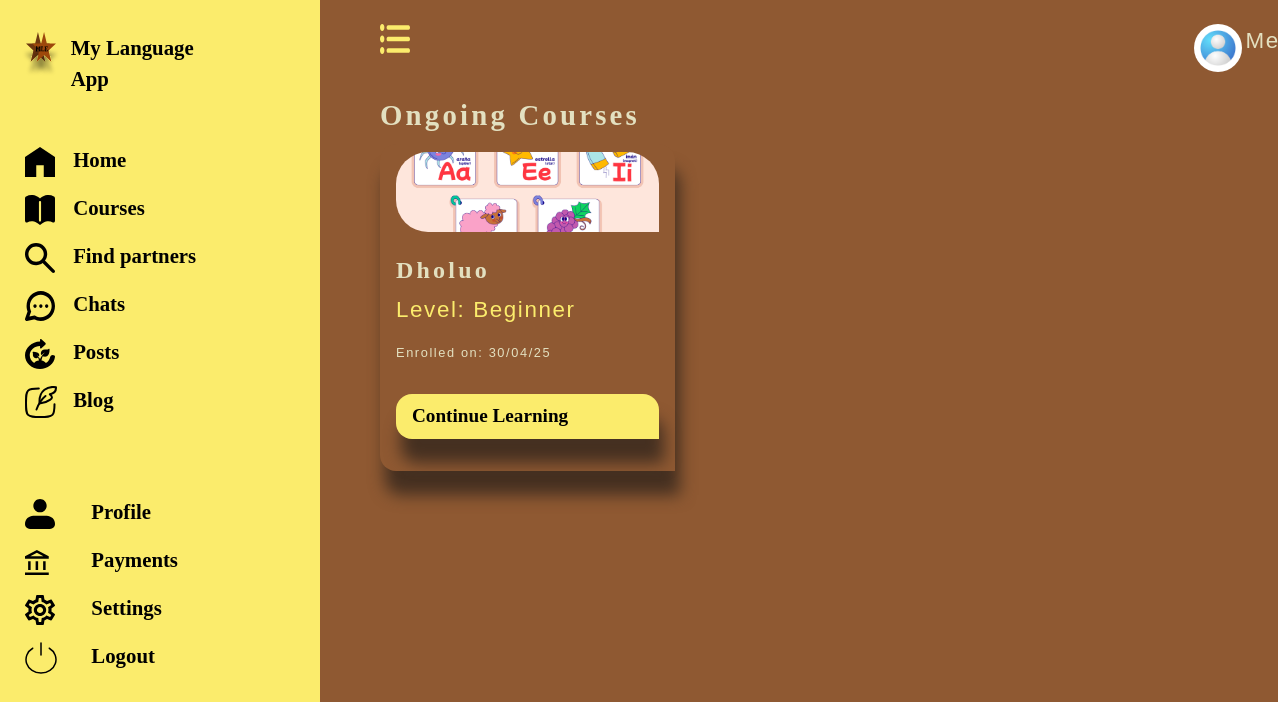
Page /courses/ongoing-courses/ (signed in) on the earlier database version.
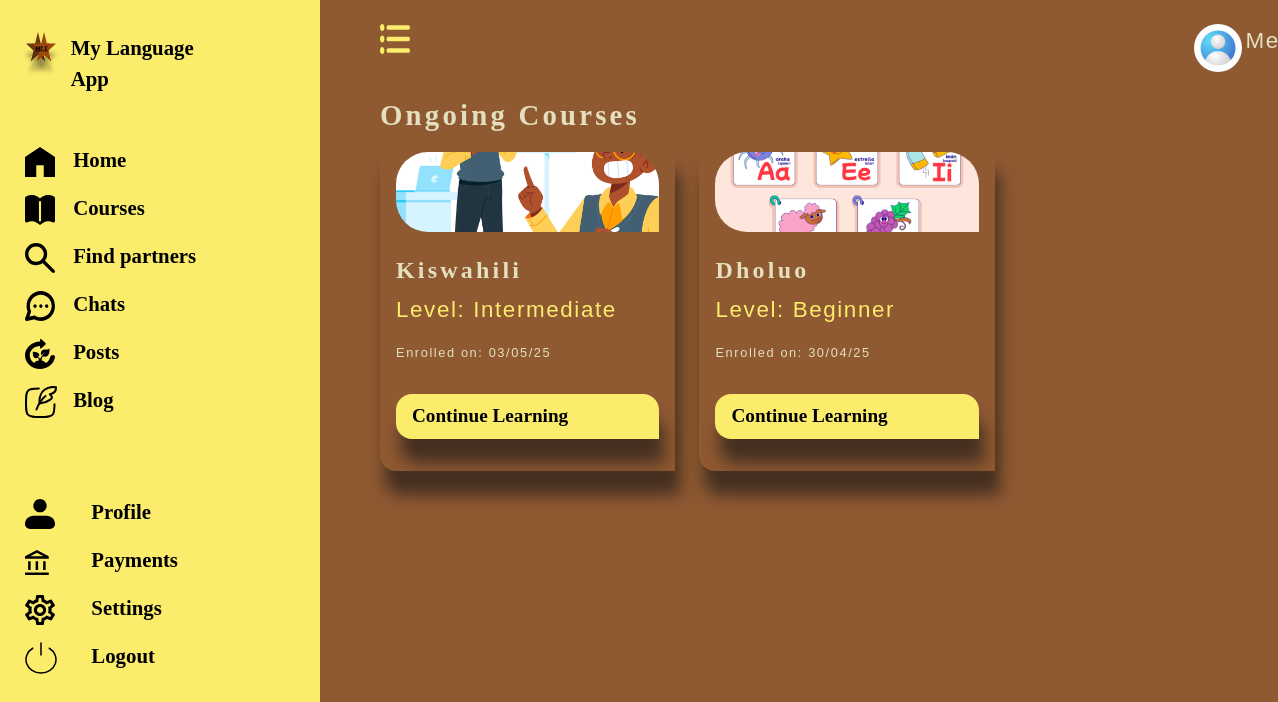
Same page on the later database version.
### lang_app/models.py (models this page shows, shortened)
class EnrolledCourses(models.Model):
    course_name=models.ForeignKey(Course,on_delete=models.CASCADE, related_name='courses')
    course_level =models.CharField(choices=LEVEL_CHOICES, max_length=255, default='beginner')
    student=models.ForeignKey(MyUser,on_delete=models.CASCADE, related_name='students')
    enrolment_date=models.DateTimeField(auto_now_add=True)
    is_enrolled=models.BooleanField(default=False)
    is_completed=models.BooleanField(default=False)
    completion_date=models.DateTimeField(blank=True, null=True)
    slug = AutoSlugField(populate_from=enroll_slug_populate, unique=True, always_update=False, editable=False)
    class Meta:
        unique_together = ('student', 'course_name', 'course_level')

class Course(models.Model):
    course_name=models.CharField(max_length=255)
    course_level=models.CharField(choices=LEVEL_CHOICES, max_length=255, default='beginner')
    instructor_name=models.CharField(max_length=255)
    difficulty = models.IntegerField(choices=DIFFICULTY_CHOICES, default=1)
    slug = AutoSlugField(populate_from=course_slug_populate, unique=True, always_update=False, editable=False)
    class Meta:
        ordering = ['course_name','difficulty']

### lang_app/views.py (the view)
# urls.py: path('courses/ongoing-courses/', views.ongoing_courses, name='ongoing-courses'),
@login_required
def ongoing_courses(request):
    enrolled_courses=EnrolledCourses.objects.filter(student=request.user,is_completed=False).order_by('-enrolment_date')
    context={"enrolled_courses":enrolled_courses}
    return render(request, 'all-ongoing-courses.html', context)

### lang_app/templates/all-ongoing-courses.html
{% extends 'dashboard-base.html' %}
{% load static %}
{% block content %}
    <h3>Ongoing Courses</h3>
    <div class="row mt-1 blogs">
    {% for course in enrolled_courses %}
    <div class="col-md-4 justify-content-between mb-5">
    <div class="course-items">
        {% if course.course_level == 'beginner' %}
             <img src="{% static 'images/beginner-level.jpg' %}" alt="course-image" class="img-fluid course-image">
        {% elif course.course_level == 'intermediate' %}
             <img src="{% static 'images/intermediate-level.jpg' %}" alt="course-image" class="img-fluid course-image">
        {% elif course.course_level == 'advanced' %}
             <img src="{% static 'images/advanced-level.jpg' %}" alt="course-image" class="img-fluid course-image">
        {% endif %}
          <h2 class="mt-4">{{ course.course_name.course_name|capfirst }}</h2>
          <p class="a-link">Level: {{ course.course_level|capfirst }}</p>
          <p class="small-date">Enrolled on: {{ course.enrolment_date|date:'d/m/y' }}</p>
          <a href="{% url 'course-modules' course.slug %}" class="sign-in-btn-new mt-3">Continue Learning</a>
    </div>
        </div>
        {% empty %}
        <p>You have no ongoing course at the moment</p>
    {% endfor %}
    </div>
{% endblock %}

Differences in the rows shown:
added EnrolledCourses: course_name.course_name "Kiswahili", course_level "Intermediate", enrolment_date "03/05/25"
